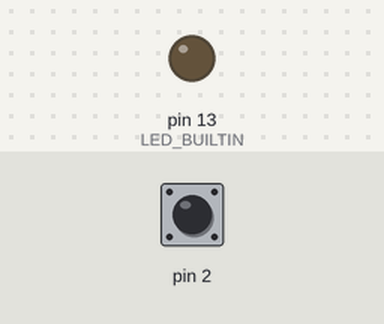
A sketch run on a simulated Arduino Mega 2560, built with avr-gcc and run on an emulated ATmega2560. Shown: output pins drawn as LEDs (lit = HIGH). The test bench sets the inputs (shaded band); at power-on: pin 2 HIGH.

Above: at 1.2 s.
1.3 s: pin 2 pulled LOW for 0.15 s
At 2.1 s:
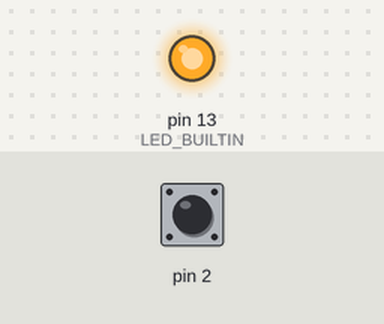
2.9 s: pin 2 pulled LOW for 1 s
At 3.4 s:
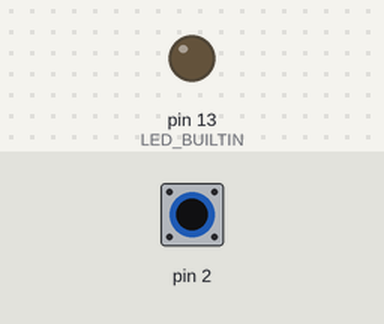
5.4 s: pin 2 pulled LOW for 3.2 s
At 6.4 s:
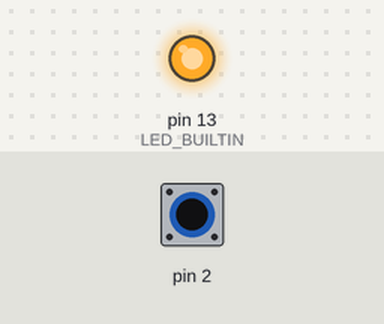
Timing chart, 0 to 8.4 s (numbered marks = the images above; inputs shaded):
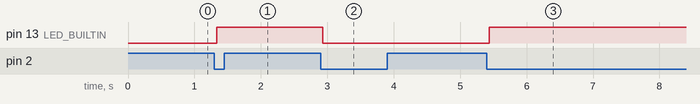

Measured:
- after the input at 1.3 s, pin 13 (LED_BUILTIN): LOW → HIGH at once
- after the input at 2.9 s, pin 13 (LED_BUILTIN): HIGH → LOW at once
- after the input at 5.4 s, pin 13 (LED_BUILTIN): LOW → HIGH at once

The sketch:

too_slow.ino
```cpp
// Debounced toggle: wait for the contacts to settle, then check again

bool ledOn = false;

void setup() {
  pinMode(2, INPUT_PULLUP);
  pinMode(LED_BUILTIN, OUTPUT);
  digitalWrite(LED_BUILTIN, LOW);
  Serial1.begin(9600);
}

void loop() {
  if (digitalRead(2) == LOW) {
    delay(35);                      // let the bounce die out
    if (digitalRead(2) == LOW) {    // still pressed: real press
      ledOn = !ledOn;
      digitalWrite(LED_BUILTIN, ledOn ? HIGH : LOW);
      Serial1.println(ledOn ? "ON" : "OFF");
      while (digitalRead(2) == LOW) {
        // wait for release
      }
    }
  }
}
```
